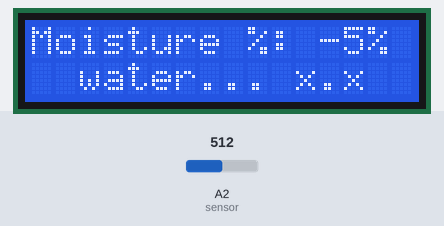
A sketch run on a simulated Arduino Uno, built with avr-gcc and run on an emulated ATmega328P. Shown: 16×2 character LCD. The test bench sets the inputs (shaded band); at power-on: A2 (sensor) = 512.

Above: at 1.2 s.
1.3 s: A2 (sensor) set to 486
At 1.9 s:
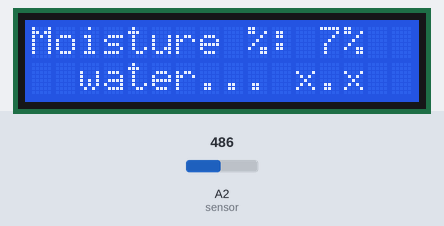
2.8 s: A2 (sensor) set to 462
At 3.4 s:
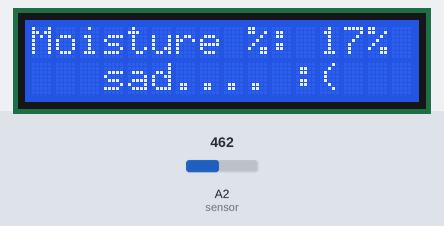
4.3 s: A2 (sensor) set to 416
At 5.3 s:
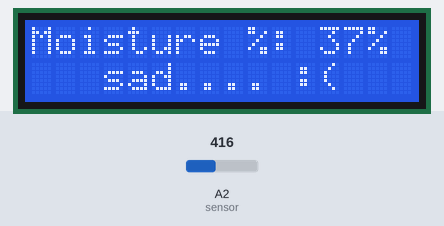
5.8 s: A2 (sensor) set to 383
At 7.0 s:
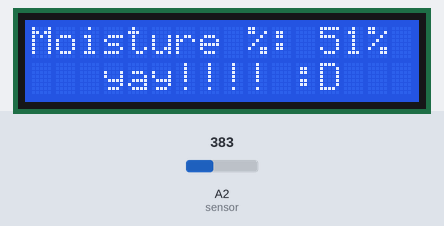
7.3 s: A2 (sensor) set to 306
At 7.8 s:
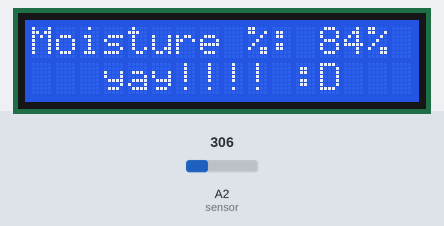
8.8 s: A2 (sensor) set to 280
At 9.7 s:
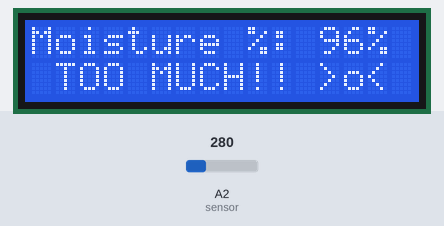
Timing chart, 0 to 11.3 s (numbered marks = the images above; inputs shaded):
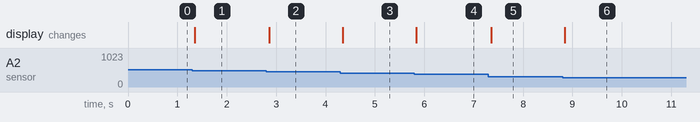

Measured:
- the behaviour switches between 480 and 479 on A2 (sensor) (found by bisection; images 1 and 2)
- the behaviour switches between 399 and 398 on A2 (sensor) (found by bisection; images 3 and 4)
- the behaviour switches between 295 and 294 on A2 (sensor) (found by bisection; images 5 and 6)
- after the input at 1.3 s, the display: changes after 0.05 s (image 1)
- after the input at 2.8 s, the display: changes after 0.06 s (image 2)
- after the input at 4.3 s, the display: changes after 0.05 s (image 3)
- after the input at 5.8 s, the display: changes at once (image 4)
- after the input at 7.3 s, the display: changes after 0.05 s (image 5)
- after the input at 8.8 s, the display: changes at once (image 6)

The sketch:

moisture_sensor.ino
```cpp
#include <LiquidCrystal_I2C.h>
LiquidCrystal_I2C lcd (0x27, 16, 2);

//defines the variables for the moisture sensor
#define sensor A2
#define wet 269
#define dry 500

//defines the emotes that are used for the plant's feelings
#define happy "   yay!!!! :D   "
#define sad "   sad.... :(   "
#define drowning " TOO MUCH!! >o< "
#define dead "  water... x.x  "

void setup() {
  //sets up the moisture sensor
  Serial.begin(9600);
  lcd.init();
  lcd.backlight();
}

void loop() {
  //code for the moisture sensor
    // value is the analog reading from the moisture sensor
  int value = analogRead(sensor);
    // pre is the percentange of moisture that the sensor is measuring
  int pre = map(value, wet, dry, 100, 0);
    // prints out values to the LCD screen on the first row
  lcd.setCursor(0, 0);
  lcd.print("Moisture %: ");
  lcd.print(pre);
  lcd.print("%   ");

  //code for the feelings uses the moisture levels from before in the second row of the LCD
  lcd.setCursor(0, 1);
  if (pre >= 90) {
    lcd.print(drowning); //drowning interface if moisture level is > 90%
  }
  else if (pre < 90 && pre >= 45) {
    lcd.print(happy); // happy1 interface by random but if moisture level is >45% and <90%
  }
  else if (pre < 45 && pre >= 10) {
    lcd.print(sad); //sad interface if moisture level is <45% and >10%
  }
  else if (pre < 10) {
    lcd.print(dead); //dry interface if moisture level is <10%
  }
}
```
